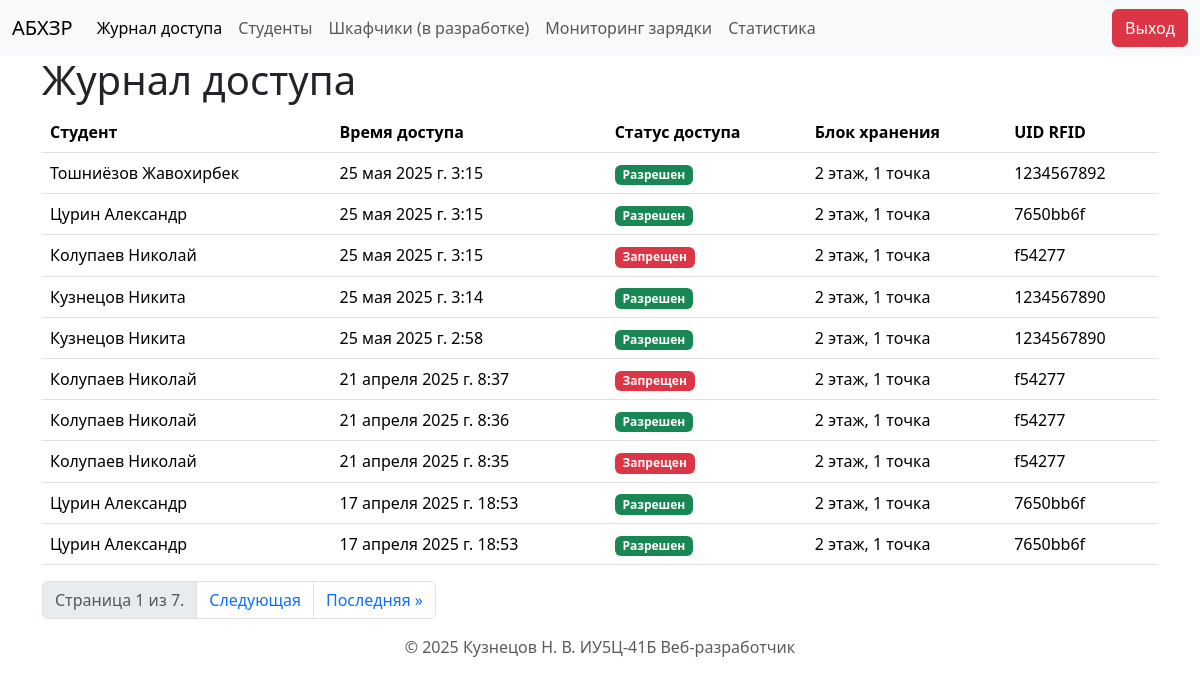
The app's page / (signed in), older data.
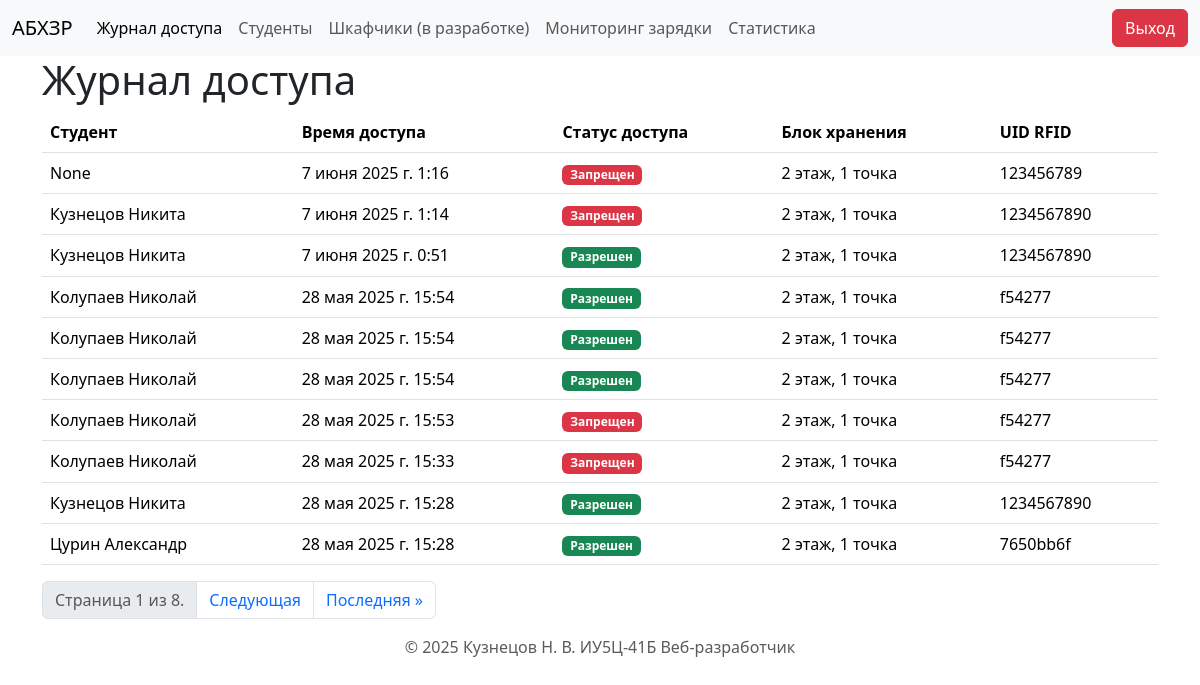
The same page, newer data.
### storage/models.py (models this page shows, shortened)
class AccessLog(models.Model):
    student = models.ForeignKey(Student, on_delete=models.CASCADE, blank=True, null=True, related_name='access_logs')
    access_time = models.DateTimeField()
    is_access_granted = models.BooleanField(default=False)
    storage_unit = models.ForeignKey(StorageUnit, on_delete=models.CASCADE)
    slot = models.ForeignKey(StorageSlot, on_delete=models.SET_NULL, blank=True, null=True)
    radioclass = models.ForeignKey(Radioclass, on_delete=models.SET_NULL, blank=True, null=True)
    rfid_tag_attempted = models.CharField(max_length=255, blank=True, null=True)

class Student(models.Model):
    group = models.ForeignKey(Group, on_delete=models.SET_NULL, blank=True, null=True, related_name='students')
    rfid_tag = models.CharField(max_length=255, unique=True)
    last_name = models.CharField(max_length=255)
    first_name = models.CharField(max_length=255)
    access = models.BooleanField(default=False)
    def __str__(self):
        return f"{self.last_name} {self.first_name}"

class StorageUnit(models.Model):
    location_name = models.CharField(max_length=255)
    def __str__(self):
        return self.location_name

### storage/views.py (the view)
# urls.py: path('', views.access_log_view, name='access_log'),
@login_required  # Декоратор, который требует аутентификации пользователя
def access_log_view(request):
    access_logs_list = AccessLog.objects.all().order_by('-access_time')  # Получаем все записи из модели AccessLog и сортируем их по времени доступа в обратном порядке
    page = request.GET.get('page', 1)  # Получаем номер страницы из параметров запроса (по умолчанию 1)
    paginator = Paginator(access_logs_list, 10)  # Создаем объект Paginator для реализации пагинации (10 записей на странице)
    try:
        access_logs = paginator.page(page)  # Получаем записи для указанной страницы
    except PageNotAnInteger:
        access_logs = paginator.page(1)  # Если номер страницы не является целым числом, возвращаем первую страницу
    except EmptyPage:
        access_logs = paginator.page(paginator.num_pages)  # Если номер страницы превышает количество доступных страниц, возвращаем последнюю страницу
    data = {
        'access_logs': access_logs,  # Записи журнала доступа для текущей страницы
        'activate_page': 'access_logs',  # Флаг для активации вкладки "Журнал доступа" в шаблоне
        }
    return render(request, 'pages/access_log.html', data)

### storage/templates/pages/access_log.html (shortened to what this page needs)
{% extends "layout.html" %}
{% block content %}
<h1>Журнал доступа</h1>
<table class="table">
    <thead>
        <tr>
            <th class="col">Студент</th>
            <th class="col">Время доступа</th>
            <th class="col">Статус доступа</th>
            <th class="col">Блок хранения</th>
            <th class="col">UID RFID</th>
        </tr>
    </thead>
    <tbody>
        {% for log in access_logs %}
        <tr>
            <td scope="row">{{ log.student }}</td>
            <td scope="row">{{ log.access_time }}</td>
            <td scope="row">
                {% if log.is_access_granted %}
                    <span class="badge text-bg-success">Разрешен</span>
                {% else %}
                    <span class="badge text-bg-danger">Запрещен</span>
                {% endif %}
            </td>
            <td scope="row">{{ log.storage_unit }}</td>
            <td scope="row">{{ log.rfid_tag_attempted }}</td>
        </tr>
        {% endfor %}
    </tbody>
</table>
<ul class="pagination">
<li class="page-item disabled">
<span class="page-link">
    Страница {{ access_logs.number }} из {{ access_logs.paginator.num_pages }}.
</span>
</li>
{% if access_logs.has_next %}
<li class="page-item"><a class="page-link" href="?page={{ access_logs.next_page_number }}">Следующая</a></li>
<li class="page-item"><a class="page-link" href="?page={{ access_logs.paginator.num_pages }}">Последняя &raquo;</a></li>
{% endif %}
</ul>
{% endblock content %}

Row changes from the older to the newer data that the page shows:
no longer on this page (row unchanged): AccessLog: student "Тошниёзов Жавохирбек", access_time "25 мая 2025 г. 3:15", is_access_granted "Разрешен", storage_unit "2 этаж, 1 точка", rfid_tag_attempted "1234567892"
no longer on this page (row unchanged): AccessLog: student "Цурин Александр", access_time "25 мая 2025 г. 3:15", is_access_granted "Разрешен", storage_unit "2 этаж, 1 точка", rfid_tag_attempted "7650bb6f"
no longer on this page (row unchanged): AccessLog: student "Колупаев Николай", access_time "25 мая 2025 г. 3:15", is_access_granted "Запрещен", storage_unit "2 этаж, 1 точка", rfid_tag_attempted "f54277"
no longer on this page (row unchanged): AccessLog: student "Кузнецов Никита", access_time "25 мая 2025 г. 3:14", is_access_granted "Разрешен", storage_unit "2 этаж, 1 точка", rfid_tag_attempted "1234567890"
no longer on this page (row unchanged): AccessLog: student "Кузнецов Никита", access_time "25 мая 2025 г. 2:58", is_access_granted "Разрешен", storage_unit "2 этаж, 1 точка", rfid_tag_attempted "1234567890"
no longer on this page (row unchanged): AccessLog: student "Колупаев Николай", access_time "21 апреля 2025 г. 8:37", is_access_granted "Запрещен", storage_unit "2 этаж, 1 точка", rfid_tag_attempted "f54277"
no longer on this page (row unchanged): AccessLog: student "Колупаев Николай", access_time "21 апреля 2025 г. 8:36", is_access_granted "Разрешен", storage_unit "2 этаж, 1 точка", rfid_tag_attempted "f54277"
no longer on this page (row unchanged): AccessLog: student "Колупаев Николай", access_time "21 апреля 2025 г. 8:35", is_access_granted "Запрещен", storage_unit "2 этаж, 1 точка", rfid_tag_attempted "f54277"
no longer on this page (row unchanged): AccessLog: student "Цурин Александр", access_time "17 апреля 2025 г. 18:53", is_access_granted "Разрешен", storage_unit "2 этаж, 1 точка", rfid_tag_attempted "7650bb6f"
no longer on this page (row unchanged): AccessLog: student "Цурин Александр", access_time "17 апреля 2025 г. 18:53", is_access_granted "Разрешен", storage_unit "2 этаж, 1 точка", rfid_tag_attempted "7650bb6f"
added AccessLog: student "None", access_time "7 июня 2025 г. 1:16", is_access_granted "Запрещен", storage_unit "2 этаж, 1 точка", rfid_tag_attempted "123456789"
added AccessLog: student "Кузнецов Никита", access_time "7 июня 2025 г. 1:14", is_access_granted "Запрещен", storage_unit "2 этаж, 1 точка", rfid_tag_attempted "1234567890"
added AccessLog: student "Кузнецов Никита", access_time "7 июня 2025 г. 0:51", is_access_granted "Разрешен", storage_unit "2 этаж, 1 точка", rfid_tag_attempted "1234567890"
added AccessLog: student "Колупаев Николай", access_time "28 мая 2025 г. 15:54", is_access_granted "Разрешен", storage_unit "2 этаж, 1 точка", rfid_tag_attempted "f54277"
added AccessLog: student "Колупаев Николай", access_time "28 мая 2025 г. 15:54", is_access_granted "Разрешен", storage_unit "2 этаж, 1 точка", rfid_tag_attempted "f54277"
added AccessLog: student "Колупаев Николай", access_time "28 мая 2025 г. 15:54", is_access_granted "Разрешен", storage_unit "2 этаж, 1 точка", rfid_tag_attempted "f54277"
added AccessLog: student "Колупаев Николай", access_time "28 мая 2025 г. 15:53", is_access_granted "Запрещен", storage_unit "2 этаж, 1 точка", rfid_tag_attempted "f54277"
added AccessLog: student "Колупаев Николай", access_time "28 мая 2025 г. 15:33", is_access_granted "Запрещен", storage_unit "2 этаж, 1 точка", rfid_tag_attempted "f54277"
added AccessLog: student "Кузнецов Никита", access_time "28 мая 2025 г. 15:28", is_access_granted "Разрешен", storage_unit "2 этаж, 1 точка", rfid_tag_attempted "1234567890"
added AccessLog: student "Цурин Александр", access_time "28 мая 2025 г. 15:28", is_access_granted "Разрешен", storage_unit "2 этаж, 1 точка", rfid_tag_attempted "7650bb6f"
Text that changed along with them:
{{ access_logs.paginator.num_pages }}: "7" → "8"
